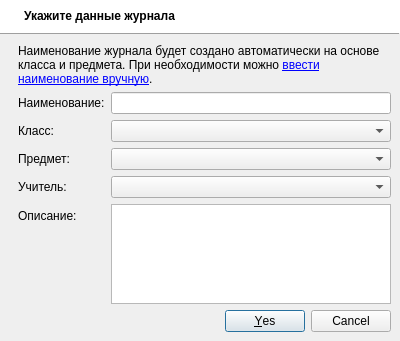
<?xml version="1.0" encoding="UTF-8"?>
<ui version="4.0">
 <class>JournalDialog</class>
 <widget class="QDialog" name="JournalDialog">
  <property name="geometry">
   <rect>
    <x>0</x>
    <y>0</y>
    <width>400</width>
    <height>341</height>
   </rect>
  </property>
  <property name="windowTitle">
   <string>Создание нового журнала</string>
  </property>
  <layout class="QVBoxLayout" name="verticalLayout">
   <property name="spacing">
    <number>0</number>
   </property>
   <property name="leftMargin">
    <number>0</number>
   </property>
   <property name="topMargin">
    <number>0</number>
   </property>
   <property name="rightMargin">
    <number>0</number>
   </property>
   <property name="bottomMargin">
    <number>0</number>
   </property>
   <item>
    <widget class="QFrame" name="frameCaption">
     <layout class="QVBoxLayout" name="verticalLayout_3">
      <property name="spacing">
       <number>0</number>
      </property>
      <property name="leftMargin">
       <number>0</number>
      </property>
      <property name="topMargin">
       <number>0</number>
      </property>
      <property name="rightMargin">
       <number>0</number>
      </property>
      <property name="bottomMargin">
       <number>0</number>
      </property>
      <item>
       <widget class="QFrame" name="frame_3">
        <property name="styleSheet">
         <string notr="true">background: rgb(255, 255, 255);</string>
        </property>
        <layout class="QHBoxLayout" name="horizontalLayout">
         <item>
          <widget class="QLabel" name="labelCaption">
           <property name="font">
            <font>
             <pointsize>9</pointsize>
             <weight>75</weight>
             <bold>true</bold>
            </font>
           </property>
           <property name="text">
            <string>Укажите данные журнала</string>
           </property>
           <property name="indent">
            <number>15</number>
           </property>
          </widget>
         </item>
         <item>
          <widget class="QLabel" name="imageLogin">
           <property name="maximumSize">
            <size>
             <width>48</width>
             <height>48</height>
            </size>
           </property>
           <property name="text">
            <string/>
           </property>
           <property name="pixmap">
            <pixmap resource="journal2.qrc">:/images/images/main_big.png</pixmap>
           </property>
          </widget>
         </item>
        </layout>
       </widget>
      </item>
      <item>
       <widget class="QFrame" name="frame_5">
        <property name="frameShape">
         <enum>QFrame::HLine</enum>
        </property>
        <property name="frameShadow">
         <enum>QFrame::Raised</enum>
        </property>
       </widget>
      </item>
     </layout>
    </widget>
   </item>
   <item>
    <widget class="QFrame" name="frameContent">
     <property name="frameShape">
      <enum>QFrame::NoFrame</enum>
     </property>
     <property name="frameShadow">
      <enum>QFrame::Raised</enum>
     </property>
     <layout class="QVBoxLayout" name="verticalLayout_4">
      <item>
       <widget class="QFrame" name="frame">
        <property name="frameShape">
         <enum>QFrame::NoFrame</enum>
        </property>
        <property name="frameShadow">
         <enum>QFrame::Raised</enum>
        </property>
        <layout class="QVBoxLayout" name="verticalLayout_2">
         <property name="spacing">
          <number>6</number>
         </property>
         <property name="topMargin">
          <number>0</number>
         </property>
         <property name="rightMargin">
          <number>0</number>
         </property>
         <property name="bottomMargin">
          <number>0</number>
         </property>
         <item>
          <widget class="QLabel" name="labelNameAuto">
           <property name="text">
            <string>&lt;html&gt;Наименование журнала будет создано автоматически на основе класса и предмета. При необходимости можно &lt;a href=\&quot;back\&quot;&gt;ввести наименование вручную&lt;/a&gt;.&lt;/html&gt;
</string>
           </property>
           <property name="wordWrap">
            <bool>true</bool>
           </property>
          </widget>
         </item>
        </layout>
       </widget>
      </item>
      <item>
       <widget class="QFrame" name="frame_2">
        <property name="frameShape">
         <enum>QFrame::NoFrame</enum>
        </property>
        <property name="frameShadow">
         <enum>QFrame::Raised</enum>
        </property>
        <layout class="QFormLayout" name="formLayout">
         <property name="fieldGrowthPolicy">
          <enum>QFormLayout::AllNonFixedFieldsGrow</enum>
         </property>
         <property name="topMargin">
          <number>0</number>
         </property>
         <property name="rightMargin">
          <number>0</number>
         </property>
         <property name="bottomMargin">
          <number>0</number>
         </property>
         <item row="1" column="0">
          <widget class="QLabel" name="labelClass">
           <property name="text">
            <string>Класс:</string>
           </property>
          </widget>
         </item>
         <item row="1" column="1">
          <widget class="QComboBox" name="comboBoxClass"/>
         </item>
         <item row="2" column="0">
          <widget class="QLabel" name="labelCourse">
           <property name="text">
            <string>Предмет:</string>
           </property>
          </widget>
         </item>
         <item row="2" column="1">
          <widget class="QComboBox" name="comboBoxCourse"/>
         </item>
         <item row="3" column="0">
          <widget class="QLabel" name="labelTeacher">
           <property name="text">
            <string>Учитель:</string>
           </property>
          </widget>
         </item>
         <item row="3" column="1">
          <widget class="QComboBox" name="comboBoxTeacher"/>
         </item>
         <item row="4" column="0">
          <widget class="QLabel" name="labelDescription">
           <property name="text">
            <string>Описание:</string>
           </property>
          </widget>
         </item>
         <item row="4" column="1">
          <widget class="QPlainTextEdit" name="plainTextEditDescription"/>
         </item>
         <item row="0" column="0">
          <widget class="QLabel" name="labelName">
           <property name="text">
            <string>Наименование:</string>
           </property>
          </widget>
         </item>
         <item row="0" column="1">
          <widget class="QLineEdit" name="lineEditName"/>
         </item>
        </layout>
       </widget>
      </item>
      <item>
       <widget class="QDialogButtonBox" name="buttonBox">
        <property name="orientation">
         <enum>Qt::Horizontal</enum>
        </property>
        <property name="standardButtons">
         <set>QDialogButtonBox::Cancel|QDialogButtonBox::Yes</set>
        </property>
       </widget>
      </item>
     </layout>
    </widget>
   </item>
   <item>
    <spacer name="verticalSpacer">
     <property name="orientation">
      <enum>Qt::Vertical</enum>
     </property>
     <property name="sizeHint" stdset="0">
      <size>
       <width>92</width>
       <height>6</height>
      </size>
     </property>
    </spacer>
   </item>
  </layout>
 </widget>
 <resources>
  <include location="journal2.qrc"/>
 </resources>
 <connections/>
</ui>
